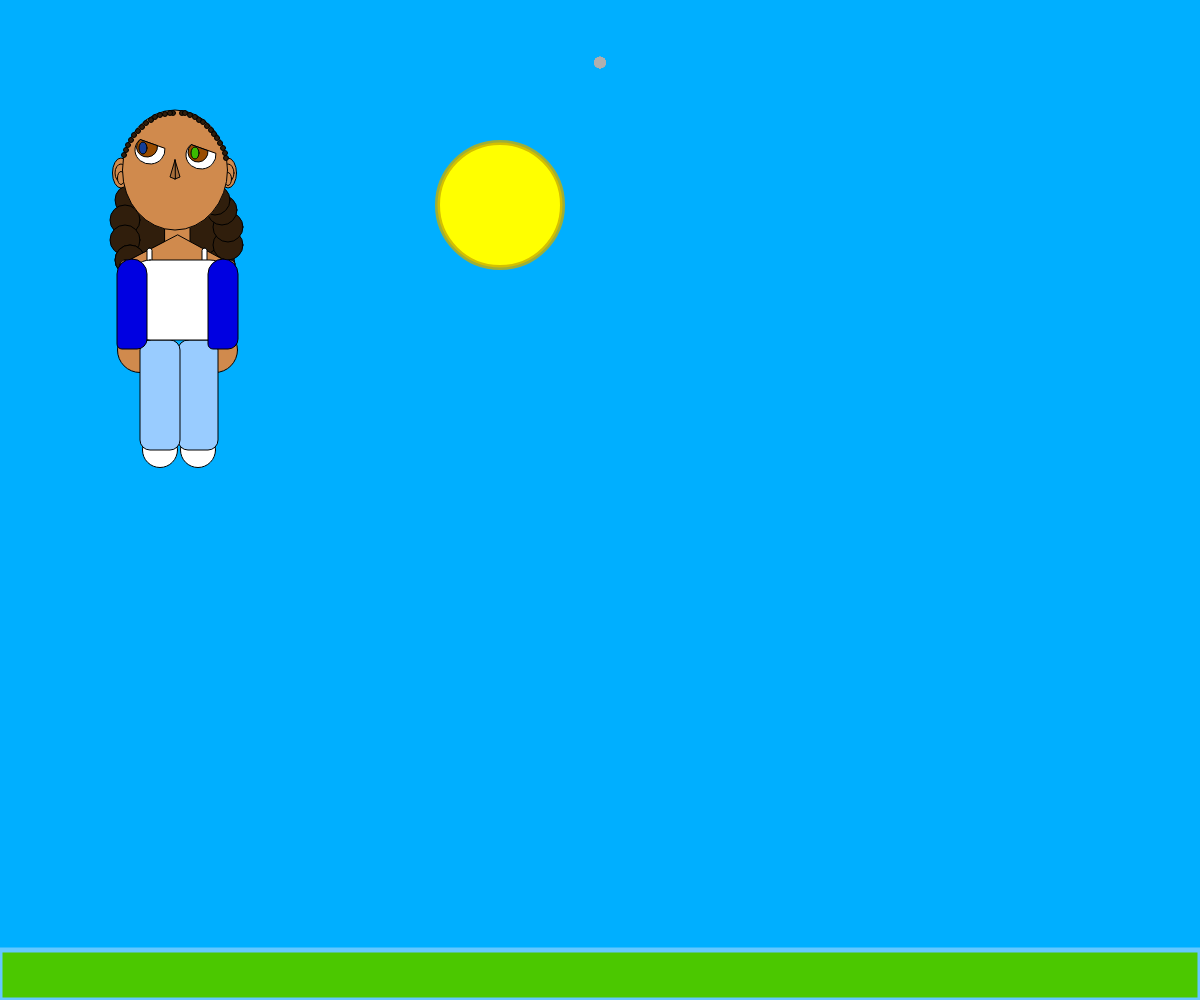
Frame 1 (no input)
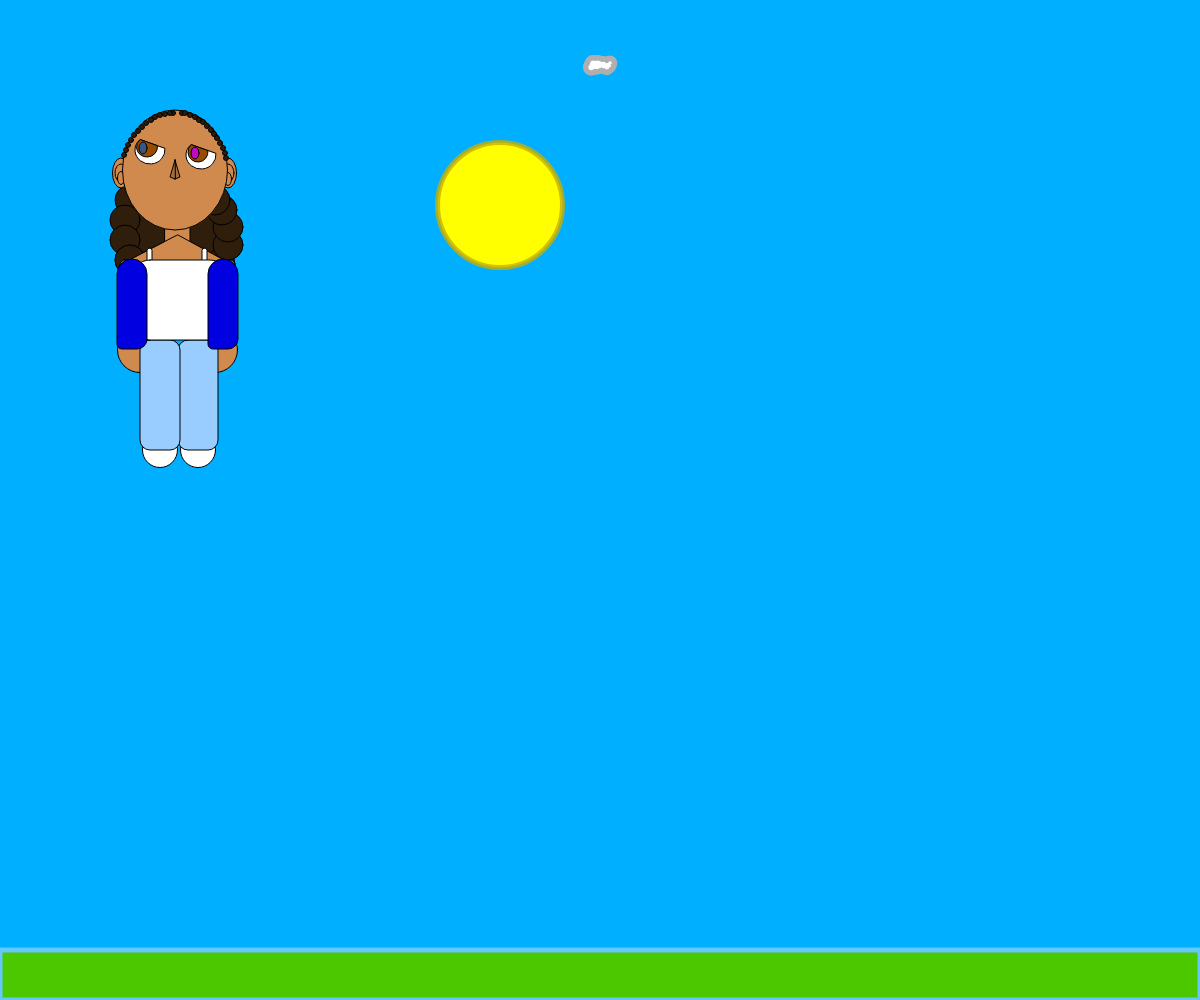
Frame 60 (no input)
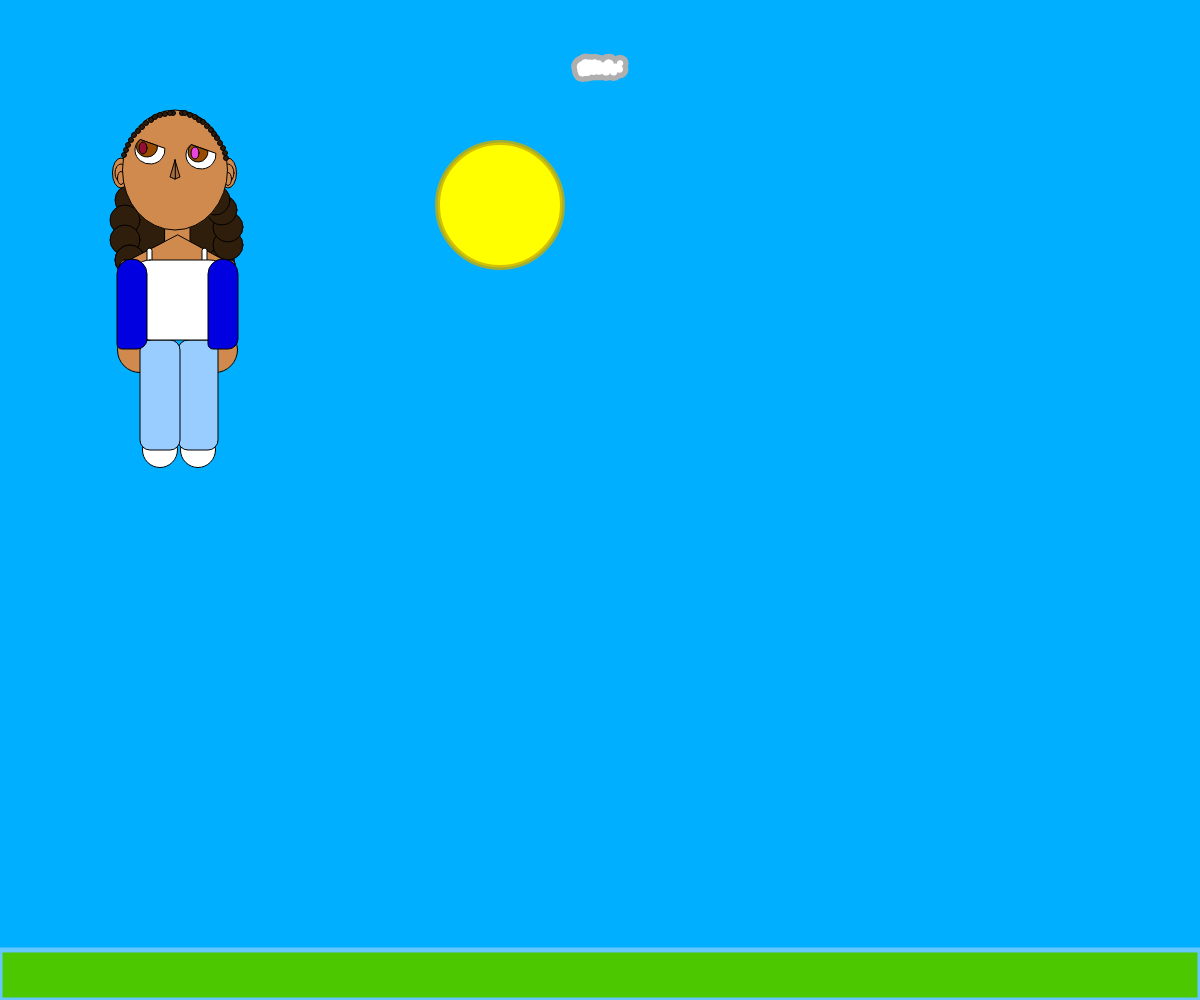
Frame 120 (the mouse pressed at the canvas centre since frame 60)

The p5.js sketch that drew these frames (run headless with seeded random() and noise() and a simulated clock; from frame 60 on, the mouse is pressed at the canvas centre):

// p5.js sketch
// ── sketch.js
//https://www.youtube.com/watch?v=r5txidNXpFI&t=576s > Perlin Cloud Tutorial
let clouds = [];
let billows = 30;


function setup() {
  createCanvas(windowWidth,
              windowHeight);
  let w = width;
  let h = height;
  
  for (let i = 0; i < billows; i++){
    
    clouds.push(new cloudMaker(w/2,h*0.20,                          45,0,150));
    
  }
}
  
  
function draw() {
  background(0,175,255,255);
  push();
  
  translate(width/2,height*0.20);
               //SUN
  stroke(200,175,0,200);
  strokeWeight(5);
  fill(255,255,0,255);
  circle(-100,5,125);
  pop();
  
  for (let j = 0; j < 2; j ++){
  for (let i = 0; i < clouds.length; i++) {
    clouds[i].update(j);
  }
  }  
  
  push();
  stroke(100,200,255,255);
  strokeWeight(5);
  fill(75,200,0,255);
  
    rect(0,height*0.95,width,height-height*0.95);
  pop();
       
  
                //PONYTAIL
  
  fill(48,30,12);
ellipse(177,230,120,120);
ellipse(130,200,30,30);
ellipse(125,220,30,30);
ellipse(125,240,30,30);
ellipse(130,260,30,30);
ellipse(130,260,30,30);
ellipse(145,275,30,30);
ellipse(165,282,30,30);
ellipse(165,282,30,30);
ellipse(185,282,30,30);
ellipse(205,277,30,30);
ellipse(220,264,30,30); 
ellipse(228,245,30,30);
ellipse(228,227,30,30);
ellipse(222,210,30,30);
ellipse(215,200,30,30); 
  
                //EARS
//Right Ear
fill(208,138,77)
ellipse(228,173,17,30,70)
ellipse(228,173,12,18,70)
ellipse(228,179,7,13,70)
//Left Ear
fill(208,138,77)
ellipse(121,173,17,30,70)
ellipse(121,173,12,18,70)
ellipse(121,178,7,13,70)

                //NECK
  
rect(165,210,25,34)
  
                //ARMS
//LEFT ARM
rect(120, 260, 30, 80, 5);
//RIGHT ARM
rect(205, 260, 30, 80, 5);
                //HANDS
circle (140,350,45)
circle (215,350,45)
  
                //SHOES
fill(255,255,255);
circle(198,450,35);
circle(160,450,35);

                //PANTS
fill(153,204,255);
rect(178, 340, 40, 110, 10);
rect(140, 340, 40, 110, 10);
  
                //BODY
fill(208,138,77)
//Top Half
triangle(120, 265, 233, 265, 178, 235);
//Lower Half
triangle(120, 265, 233, 265, 175, 340);
            //SHIRT
  
fill(255,255,255);
rect(147, 248, 5, 17, 17);
rect(202, 248, 5, 17, 17);
rect(130, 260, 100, 80, 20);
  
          //JACKET
  
fill(0,0,225);
rect(117, 259, 30, 90, 40, 15, 10, 5);
rect(208, 259, 30, 90, 40, 15, 10, 5);

                //HEAD
  
fill(208,138,77);
ellipse(175,170,105,120,75);
                
              //HAIRLINE
  
fill(48,30,12);
ellipse(124,155,5,5);
ellipse(126,150,5,5);
ellipse(128,145,5,5);
ellipse(131,140,5,5);
ellipse(134,135,5,5);
ellipse(138,131,5,5);
ellipse(142,127,5,5);
ellipse(146,123,5,5);
ellipse(151,120,5,5);
ellipse(155,117,5,5);
ellipse(173,113,5,5);
ellipse(170,113,5,5);
ellipse(165,114,5,5);
ellipse(160,115,5,5);
  
ellipse(182,113,5,5);
ellipse(185,113,5,5);
ellipse(190,115,5,5);
ellipse(195,117,5,5);
ellipse(199,120,5,5);
ellipse(203,122,5,5);
ellipse(207,126,5,5);
ellipse(211,130,5,5);
ellipse(214,134,5,5);
ellipse(217,138,5,5);
ellipse(220,143,5,5);
ellipse(223,148,5,5);
ellipse(225,153,5,5);
ellipse(226,158,5,5);
  
                //NOSE
  
fill(166,109,58)
triangle(175,179,180,177,175,160)
triangle(175,179,170,177,175,160)
  
                //LIPS
              
               //MOUTH



              //LEFT EYE
//Sclera
fill(255,255,255)
arc(150, 150, 30, 28, 1200, PI + QUARTER_PI, CHORD)
//Iris *Brown*
fill(153,76,0);
 arc(147, 147, 21, 20, 1200, PI + QUARTER_PI, CHORD);
//Pupil
fill(random(255),random(255),random(255));
ellipse(143,148,8,12);  

              //RIGHT EYE
//Sclera
fill(255,255,255);
arc(201, 155, 30, 28, 1200, PI + QUARTER_PI, CHORD);
//Iris *Brown*
fill(153,76,0);
arc(198, 152, 20, 20, 1200, PI + QUARTER_PI, CHORD);
//Pupil
fill(random(255),random(255),random(255));
ellipse(195,153,8,12); 
  
}

function cloudMaker(xc,yc,a,zlo,zhi) {
  this.r = zhi;
  this.rx = random(-a,a);
  this.ry = random(0,a);
  this.arange = 1;
  this.pos = createVector(this.rx*this.arange+xc,
                         yc-this.ry);
this.rainpos = this.pos.copy();
this.zoff = random(10);
this.zwave = 0;
this.zmin = zlo;
this.zmax = zhi;
  
this.zrange = this.zmax;
this.zrpol = -0.075;
this.arange = this.zrpol;
  
//Fall Rate for Raindrops 
this.rainvel = createVector(0.5, 3); 
this.rainfall = false;
  
 this.update = function(j){
   this.zrange += this.zrpol;
   this.arange = (this.zmax-this.zrange) * 0.025;
   
   this.pos.set(this.rx*this.arange + xc,
               this.ry*(this.arange*0.5)-yc+(this.zmax*1.75))
   if (this.zrange > this.zmax ||
       this.zrange < this.zmin) {
     this.zrpol *= -1;
   }
  this.zoff += 0.0075;
  this.zwave = map(  noise(this.zoff),
                  0,1,
                  this.zmin,
                  this.zmax-this.zrange);
   this.r = this.zwave;
   
   //// Make rain, if big enough
   if (this.arange > 2.5) {
     let yesrain = random(1);
     if (yesrain < 0.005 && !this.rainfall) {
       this.rainfall = true;
       this.rainpos = this.pos.copy();
     }
   }
   
   if (this.rainfall) {
      push();
      translate (this.rainpos.x, this.rainpos.y);
      noFill();
      stroke(255,125);
      let dropsize = map(this.arange,0,3.7,-6,6);
      strokeWeight(2+dropsize);
      point(0,0);
      let rcolor = map(this.zrange, this.zmin,
                       this.zmax, 300,-100);
     stroke(0,100,200,255);
     strokeWeight(dropsize);
     point(0,0);
     pop();
     this.rain();
     
   }
   
   /// Make Clouds
   push();
   translate(this.pos.x,this.pos.y);
   noStroke();
   
   if(j === 0) {
     fill(175,255);
     circle(0,0,this.r+(this.zmax*0.075));
   }
   if (j === 1) {
     let ccolor = map(this.zrange, this.zmin, 
                      this.zmax, 125,355);
     fill(ccolor, 255);
     circle(0,0, this.r)
   }
   pop();
        
    }
  this.rain = function(){
   if (this.rainfall) {
     this.rainpos.add(this.rainvel);
     if (this.rainpos.y > height) {
       this.rainpos = this.pos.copy();
       this.rainfall = false;
     }
   }
  
  }
  
}

   
